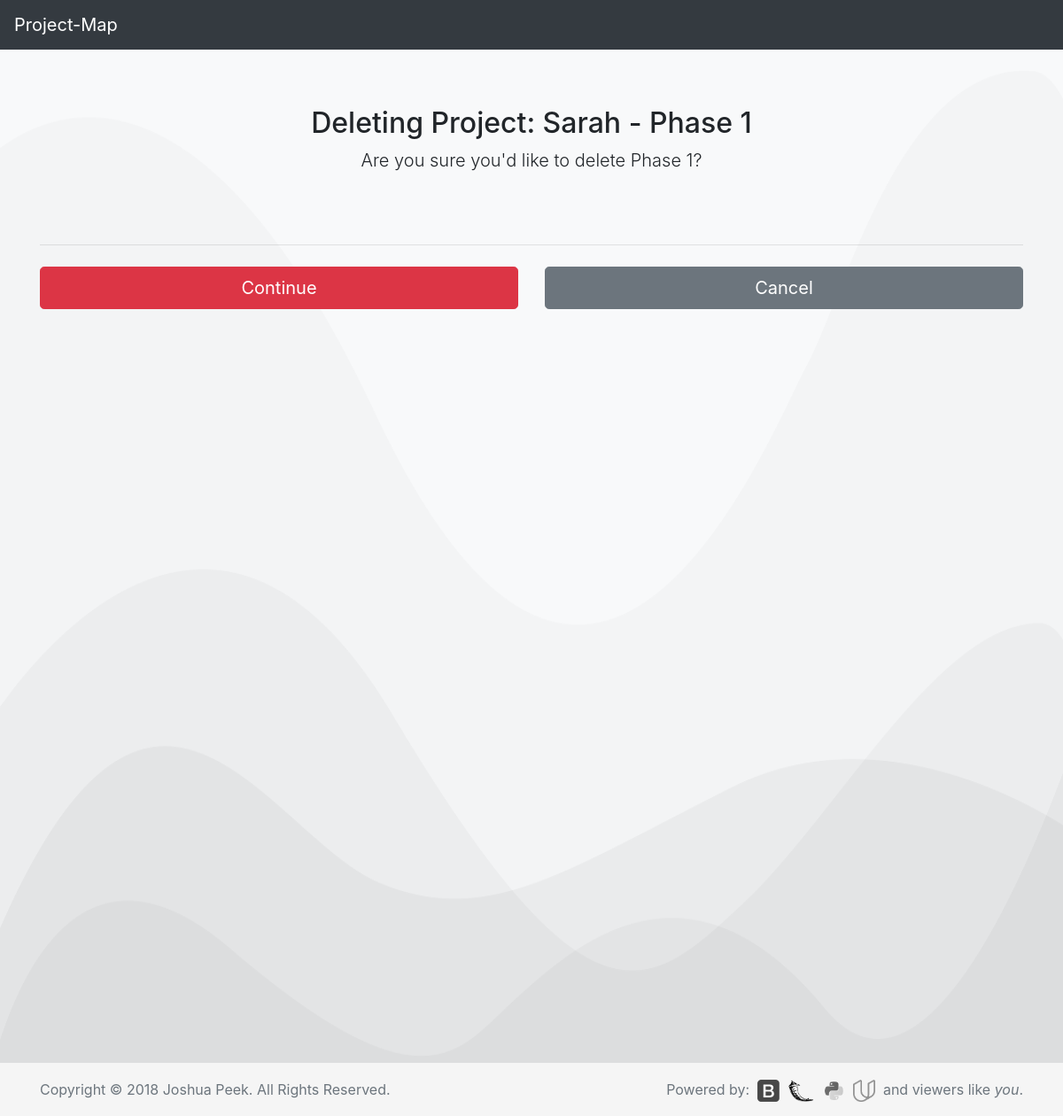
Before: /o?3&o?4&d with the older database file.
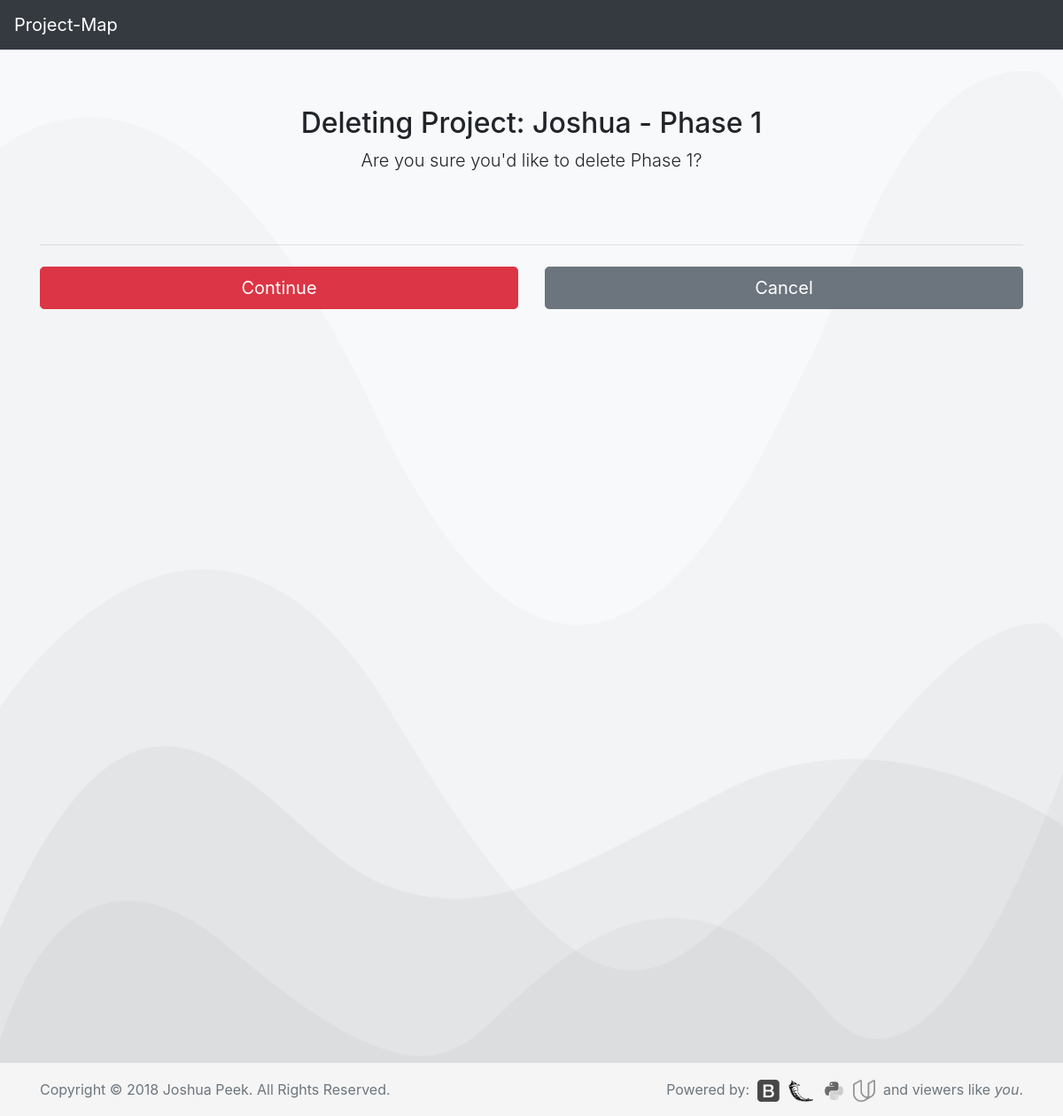
After: the same page with the newer database file.
### database_setup.py (models this page shows, shortened)
class Org(Base):
    __tablename__ = 'org'
    id = Column(Integer, primary_key=True)
    title = Column(String(250), nullable=False)
    description = Column(String(500))

### app.py (the view)
@app.route('/o?<int:org_id>&o?<int:project_id>&d', methods=['GET', 'POST'])
def delProject(org_id, project_id):
    delOrg = session.query(Org).filter_by(id=org_id).one()
    delProject = session.query(Project).filter_by(id=project_id).one()
    if request.method == 'POST':
        remProjectElements(project_id)
        session.delete(delProject)
        session.commit()
        flash("Project Removed")
        return redirect(url_for('mainPage'))
    else:
        return render_template('delete/project.html', i=delProject, o=delOrg)

### templates/delete/project.html (shortened to what this page needs)
<!doctype html>
<html lang="en">
  {% include "header.html" %}
  <body>
    <nav class="navbar navbar-expand-md navbar-dark fixed-top bg-dark">
      <a class="navbar-brand" href="/">Project-Map</a>
    </nav>
  <body class="bg-light">
    <div class="container">
      <div class="py-5 text-center">
        <h2>Deleting Project: {{o.title}} - {{i.title}}</h2>
        <p class="lead">Are you sure you'd like to delete {{i.title}}?</p>
      </div>
      <div class="row">
        <div class="col-md-12 order-md-1">
          <form class="needs-validation" action='{{url_for('delProject', org_id=o.id, project_id=i.id)}}' method='post' novalidate>
            <hr class="mb-4">
            <div class="row">
              <div class="col-md-6 mb-3">
                <button class="btn btn-danger btn-lg btn-block" type="Edit">Continue</button>
              </div>
          </form>
              <div class="col-md-6 mb-3">
                <form action="{{url_for('projectPage', org_id = o.id,  project_id = i.id)}}">
                  <button class="btn btn-secondary btn-lg btn-block" type="submit">Cancel</button>
                </form>
              </div>
            </div>
        </div>
      </div>
  {% include "footer.html" %}
  </body>
</html>

Changed rows visible on the page:
changed Org: title "Sarah" → "Joshua"
